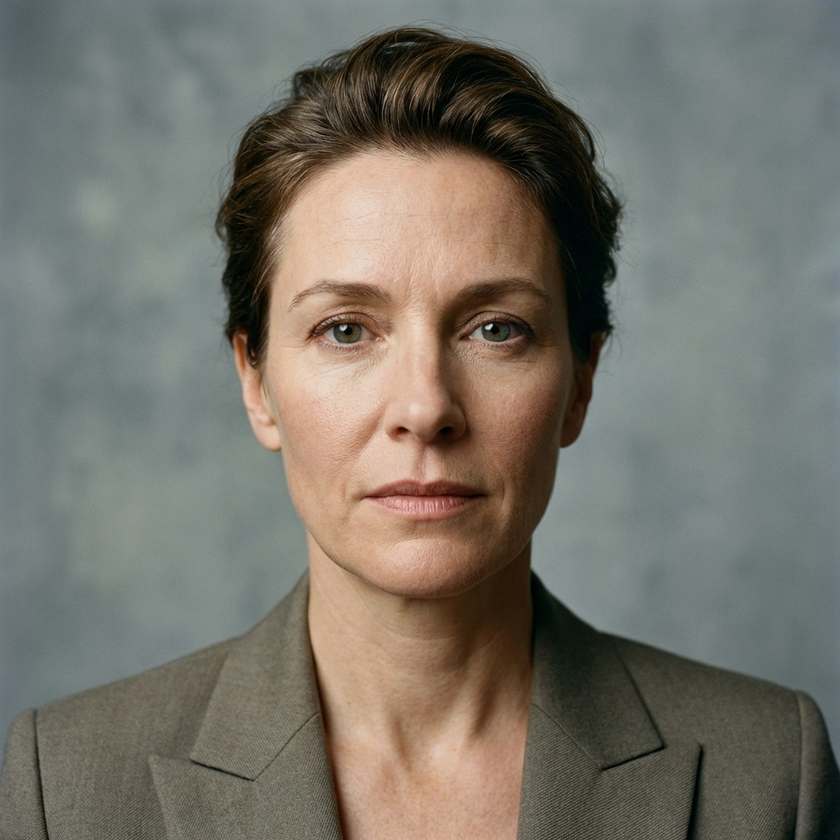
#> input picture Task5_Face_Detection/sample_images/test_face.png, 840 x 840 px, shrunk from 1024 x 1024 before the run; its folder holds only this picture in this run
$ python main.py
#> lines starting #> are read from the running program, lines starting #| are printed output that depends on the picture; after the words box and inside, x2 and y2 are one past the last pixel; in counts of white or black regions, pixels touching at a corner belong together
### Task5_Face_Detection/face_detector.py
"""
Face Detection Module - Task 5
CODSOFT AI Internship

Face detection using Haar Cascade classifier
"""

import cv2
import os


class FaceDetector:
    """Detect faces in images using Haar Cascade"""

    def __init__(self):
        """Initialize face detector with Haar Cascade"""
        # Load pre-trained Haar Cascade for face detection
        cascade_path = cv2.data.haarcascades + 'haarcascade_frontalface_default.xml'
        self.face_cascade = cv2.CascadeClassifier(cascade_path)

        if self.face_cascade.empty():
            raise ValueError("Failed to load Haar Cascade classifier")

    def detect_faces(self, image_path):
        """
        Detect faces in an image

        Args:
            image_path: Path to the image file

        Returns:
            tuple: (image with detected faces, list of face coordinates)
        """
#> called with image_path = 'sample_images/test_face.png'
        # Read image
        image = cv2.imread(image_path)
#> image is the input picture: shape (840, 840, 3); mean B, G, R 105.6, 114.9, 118.1
        if image is None:
            raise ValueError(f"Could not read image: {image_path}")

        # Convert to grayscale for detection
        gray = cv2.cvtColor(image, cv2.COLOR_BGR2GRAY)
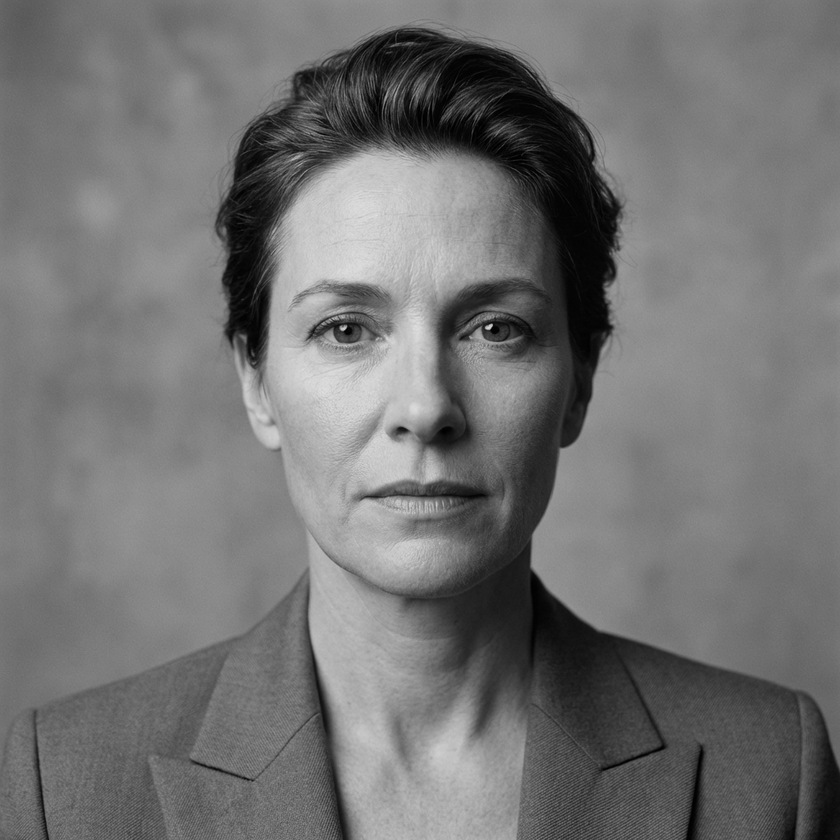
#> gray: shape (840, 840); min 0, max 224, mean 114.8

        # Detect faces
        faces = self.face_cascade.detectMultiScale(
            gray,
            scaleFactor=1.1,
            minNeighbors=5,
            minSize=(30, 30)
        )
#> faces = [[223, 171, 398, 398]]

        # Draw rectangles around faces
        for (x, y, w, h) in faces:
            cv2.rectangle(image, (x, y), (x+w, y+h), (0, 255, 0), 2)
#> this loop made 1 pass
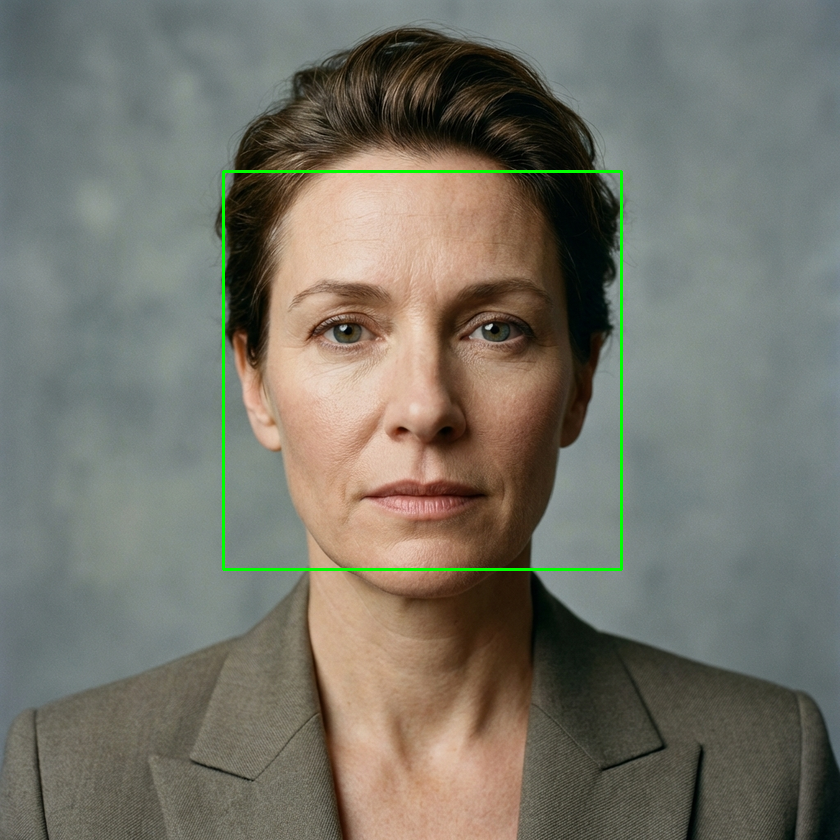
#> image: shape (840, 840, 3); 0.68% of pixels changed, all inside (x1, y1, x2, y2) = (222, 170, 623, 571)

        return image, faces

    def save_result(self, image, output_path):
        """Save the image with detected faces"""
        cv2.imwrite(output_path, image)

### Task5_Face_Detection/main.py
"""
Face Detection and Recognition - Task 5
CODSOFT AI Internship

Main application for face detection and recognition
"""

import os
from face_detector import FaceDetector


def main():
    """Main function for face detection demo"""
    print("=" * 60)
    print("FACE DETECTION AND RECOGNITION - TASK 5")
    print("=" * 60)
    print("\nFace Detection using Haar Cascade Classifier")
    print("=" * 60)

    # Initialize detector
    print("\nInitializing face detector...")
    try:
        detector = FaceDetector()
        print("Face detector initialized successfully!")
    except Exception as e:
        print(f"Error initializing detector: {e}")
        return

    # Check for sample images
    sample_dir = "sample_images"
    if not os.path.exists(sample_dir):
        os.makedirs(sample_dir, exist_ok=True)
        print(f"\nPlease add images to '{sample_dir}' directory")
        return

    # Get images
    image_files = [f for f in os.listdir(sample_dir)
                   if f.lower().endswith(('.jpg', '.jpeg', '.png', '.bmp'))]

    if not image_files:
        print(f"\nNo images found in '{sample_dir}'")
        return

    print(f"\nFound {len(image_files)} image(s)")

    # Process each image
    output_dir = "detected_faces"
    os.makedirs(output_dir, exist_ok=True)

    for img_file in image_files:
        img_path = os.path.join(sample_dir, img_file)
        print(f"\nProcessing: {img_file}")

        try:
            # Detect faces
            result_img, faces = detector.detect_faces(img_path)
#> faces = [[223, 171, 398, 398]]

            print(f"  Detected {len(faces)} face(s)")
#|   Detected 1 face(s)

            # Save result
            output_path = os.path.join(output_dir, f"detected_{img_file}")
            detector.save_result(result_img, output_path)
            print(f"  Saved to: {output_path}")

        except Exception as e:
            print(f"  Error: {e}")

    print("\n" + "=" * 60)
    print("Face detection complete!")
    print(f"Results saved in '{output_dir}' directory")
    print("=" * 60)


if __name__ == "__main__":
    main()
